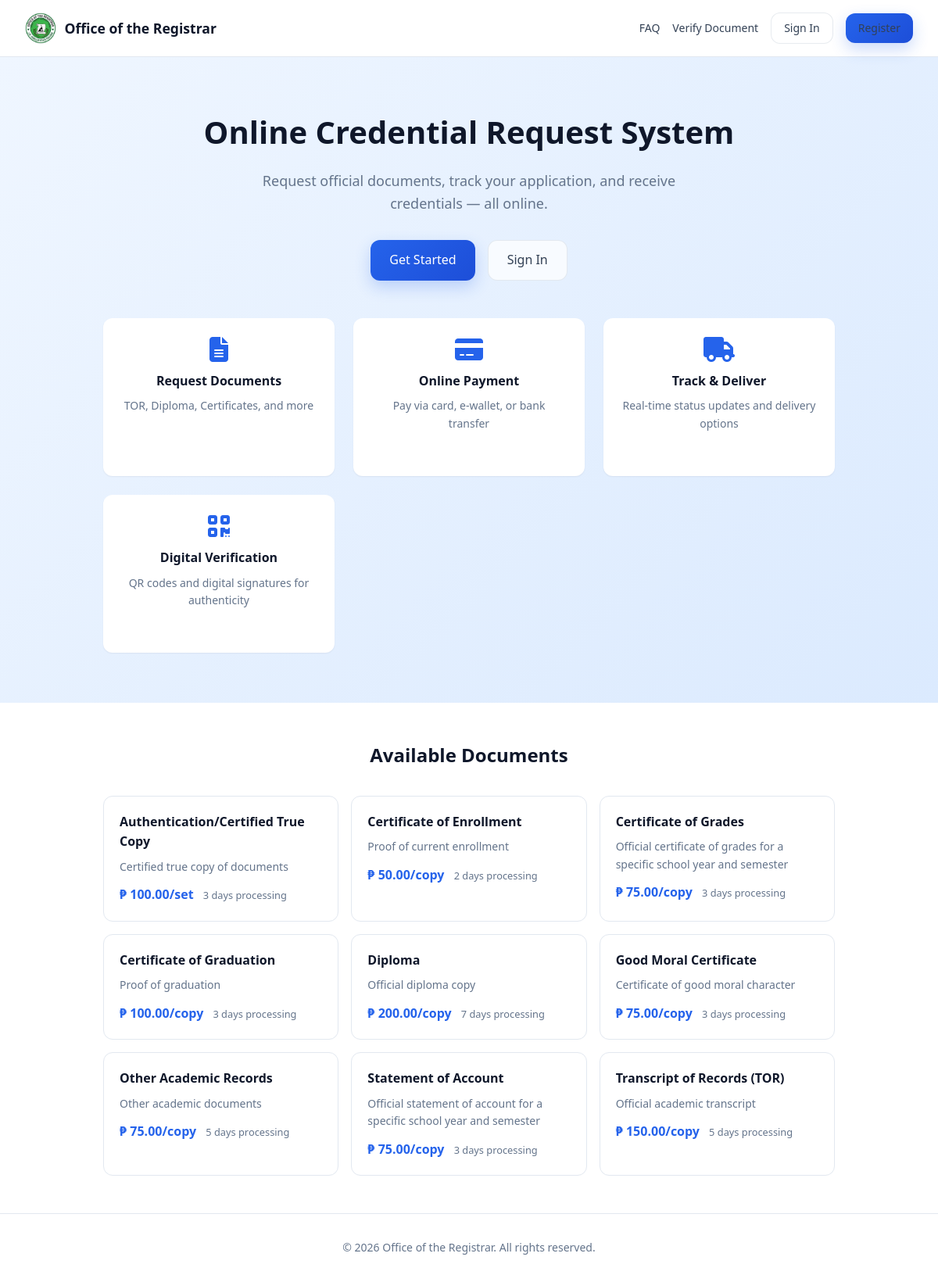
The page / on the database its author committed.
### tables this page shows
CREATE TABLE document_types (
    id TINYINT UNSIGNED AUTO_INCREMENT PRIMARY KEY,
    name VARCHAR(150) NOT NULL,
    code VARCHAR(20) NOT NULL UNIQUE,
    description TEXT,
    base_fee DECIMAL(10,2) NOT NULL DEFAULT 0.00,
    per_copy_fee DECIMAL(10,2) NOT NULL DEFAULT 0.00,
    processing_days INT DEFAULT 3,
    requires_upload TINYINT(1) DEFAULT 0,
    requires_documentary_stamp TINYINT(1) NOT NULL DEFAULT 0,
    fee_per_set TINYINT(1) NOT NULL DEFAULT 0,
    requires_term_info TINYINT(1) NOT NULL DEFAULT 0,
    requires_soa_info TINYINT(1) NOT NULL DEFAULT 0,
    requires_auth_document_type TINYINT(1) NOT NULL DEFAULT 0,
    is_active TINYINT(1) DEFAULT 1,
    requirements_required TINYINT(1) NOT NULL DEFAULT 1,
    second_copy_requirements_required TINYINT(1) NOT NULL DEFAULT 1,
    assignment_office VARCHAR(30) NOT NULL DEFAULT 'registrar',
    created_at TIMESTAMP DEFAULT CURRENT_TIMESTAMP
);

### includes/functions.php (called while the page is built, shortened)
<?php
function e(?string $str): string {
    return htmlspecialchars($str ?? '', ENT_QUOTES, 'UTF-8');
}
function formatMoney(float $amount): string {
    return CURRENCY . ' ' . number_format($amount, 2);
}
require_once __DIR__ . '/document-rules.php';

### includes/document-rules.php (called while the page is built, shortened)
<?php
function documentTypeUsesFeePerSet(array $documentType): bool {
    return !empty($documentType['fee_per_set']);
}
function documentTypeFeeUnit(array $documentType): string {
    return documentTypeUsesFeePerSet($documentType) ? 'set' : 'copy';
}
function formatDocumentTypeUnitFee(array $documentType): string {
    return formatMoney((float) ($documentType['base_fee'] ?? 0)) . '/' . documentTypeFeeUnit($documentType);
}

### index.php (the view, shortened to what this page needs)
<!DOCTYPE html>
<html lang="en">
<head>
    <link rel="stylesheet" href="<?= APP_URL ?>/assets/css/style.css">
    <link rel="stylesheet" href="https://cdnjs.cloudflare.com/ajax/libs/font-awesome/6.5.1/css/all.min.css">
</head>
<body class="landing-page">
    <nav class="landing-nav">
        <div class="nav-brand">
            <img src="<?= e(APP_LOGO) ?>" alt="<?= e(APP_NAME) ?>" class="app-logo app-logo-nav">
            <span><?= e(APP_NAME) ?></span>
        </div>
        <div class="nav-links">
            <a href="faq.php">FAQ</a>
            <a href="verify.php">Verify Document</a>
            <a href="auth/login.php" class="btn btn-outline">Sign In</a>
            <a href="auth/register.php" class="btn btn-primary">Register</a>
        </div>
    </nav>
    <section class="hero">
        <div class="hero-content">
            <h1>Online Credential Request System</h1>
            <p>Request official documents, track your application, and receive credentials — all online.</p>
            <div class="hero-actions">
                <a href="auth/register.php" class="btn btn-primary btn-lg">Get Started</a>
                <a href="auth/login.php" class="btn btn-outline btn-lg">Sign In</a>
            </div>
        </div>
        <div class="hero-features">
            <div class="feature-card">
                <i class="fas fa-file-alt"></i>
                <h3>Request Documents</h3>
                <p>TOR, Diploma, Certificates, and more</p>
            </div>
            <div class="feature-card">
                <i class="fas fa-credit-card"></i>
                <h3>Online Payment</h3>
                <p>Pay via card, e-wallet, or bank transfer</p>
            </div>
            <div class="feature-card">
                <i class="fas fa-truck"></i>
                <h3>Track & Deliver</h3>
                <p>Real-time status updates and delivery options</p>
            </div>
            <div class="feature-card">
                <i class="fas fa-qrcode"></i>
                <h3>Digital Verification</h3>
                <p>QR codes and digital signatures for authenticity</p>
            </div>
        </div>
    </section>
    <section class="documents-section">
        <h2>Available Documents</h2>
        <div class="doc-grid">
            <?php
            try {
                $db = getDB();
                $docs = $db->query('SELECT * FROM document_types WHERE is_active = 1 ORDER BY name')->fetchAll();
                foreach ($docs as $doc): ?>
                    <div class="doc-item">
                        <h4><?= e($doc['name']) ?></h4>
                        <p><?= e($doc['description']) ?></p>
                        <span class="doc-fee"><?= formatDocumentTypeUnitFee($doc) ?></span>
                        <span class="doc-days"><?= (int)$doc['processing_days'] ?> days processing</span>
                    </div>
                <?php endforeach;
            } catch (Exception $e) {
                echo '<p class="text-muted">Database not configured. Please import database/schema.sql</p>';
            }
            ?>
        </div>
    </section>
    <footer class="landing-footer">
        <p>&copy; <?= date('Y') ?> <?= e(APP_NAME) ?>. All rights reserved.</p>
    </footer>
</body>
</html>

### rows shown on the page
document_types: name "Authentication/Certified True Copy", description "Certified true copy of documents", formatDocumentTypeUnitFee($doc) "₱ 100.00/set", processing_days "3"
document_types: name "Certificate of Enrollment", description "Proof of current enrollment", formatDocumentTypeUnitFee($doc) "₱ 50.00/copy", processing_days "2"
document_types: name "Certificate of Grades", description "Official certificate of grades for a specific school year and semester", formatDocumentTypeUnitFee($doc) "₱ 75.00/copy", processing_days "3"
document_types: name "Certificate of Graduation", description "Proof of graduation", formatDocumentTypeUnitFee($doc) "₱ 100.00/copy", processing_days "3"
document_types: name "Diploma", description "Official diploma copy", formatDocumentTypeUnitFee($doc) "₱ 200.00/copy", processing_days "7"
document_types: name "Good Moral Certificate", description "Certificate of good moral character", formatDocumentTypeUnitFee($doc) "₱ 75.00/copy", processing_days "3"
document_types: name "Other Academic Records", description "Other academic documents", formatDocumentTypeUnitFee($doc) "₱ 75.00/copy", processing_days "5"
document_types: name "Statement of Account", description "Official statement of account for a specific school year and semester", formatDocumentTypeUnitFee($doc) "₱ 75.00/copy", processing_days "3"
document_types: name "Transcript of Records (TOR)", description "Official academic transcript", formatDocumentTypeUnitFee($doc) "₱ 150.00/copy", processing_days "5"

### other values the page prints
APP_NAME "Office of the Registrar"
